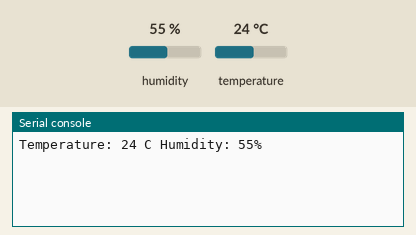
A program run on a simulated ESP32 board running MicroPython. On the bench: the last lines printed to the serial console. Inputs (shaded band) come from the test bench; at power-on: humidity 55 %, temperature 24 °C.

Above: at 1.2 s.
1.3 s: humidity set to 22 %
At 3.3 s:
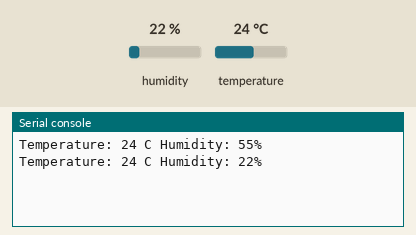
4.0 s: temperature set to 12 °C
At 4.5 s:
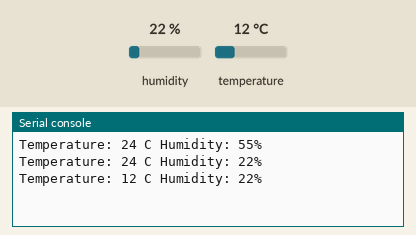
6.7 s: humidity set to 40 %
At 9.2 s:
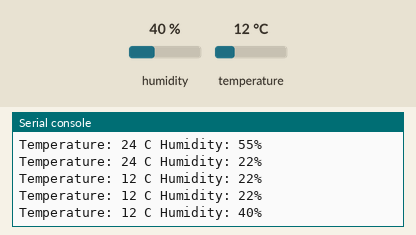
Timing chart, 0 to 10.7 s (numbered marks = the images above; inputs shaded):
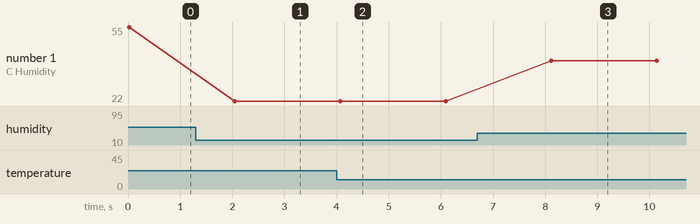

The program:

dht11.py
```python
from machine import Pin
import dht
import time

dht_sensor=dht.DHT11(Pin(14))
while True:
    try:
        dht_sensor.measure()
        temp=dht_sensor.temperature()
        hum=dht_sensor.humidity()

        print("Temperature: {} C Humidity: {}%".format(temp,hum))

    except OSError as e:
        print("Failed to read sensor:",e)
    time.sleep(2)
```

Measured:
- after the input at 1.3 s, the serial console: prints a new line after 0.75 s (image 1)
- after the input at 4.0 s, the serial console: prints a new line after 0.07 s (image 2)
- after the input at 6.7 s, the serial console: prints a new line after 1.4 s (image 3)
- plotted number 1: 55 → 22 after the input at 1.3 s, 22 → 40 after the input at 6.7 s
